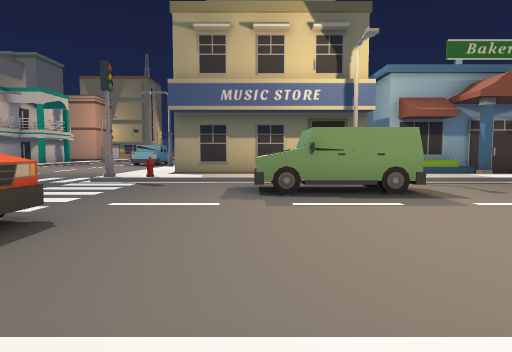
View 1 (above)

24 first-person views from a walk through a 3-D level made in the Unity game engine. The camera is 1.2 m above the floor, tilts 4° down and sees 75° across. The floor is counted in squares, 2 m on a side. Each view is taken from the middle of a square. On the plan, view 1 faces up. The plan holds only what a view shows up to about 10 squares ahead; the rest is blank. The place goes on beyond the plan. The player is left out. Some animated figures are left out.

View 2
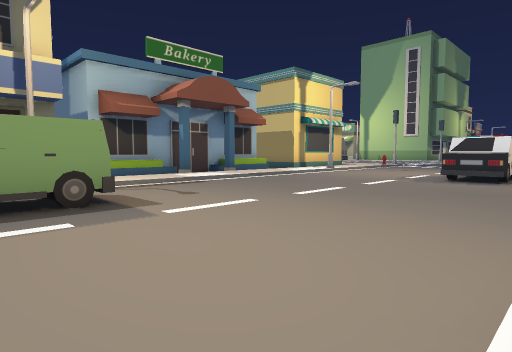

View 3
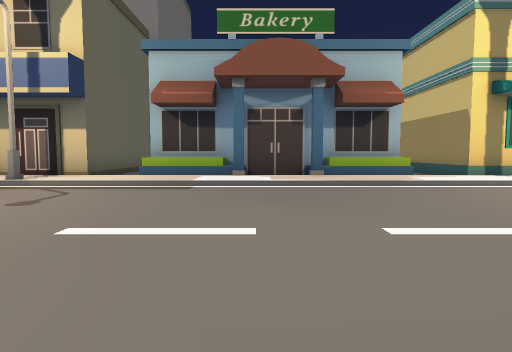

View 4
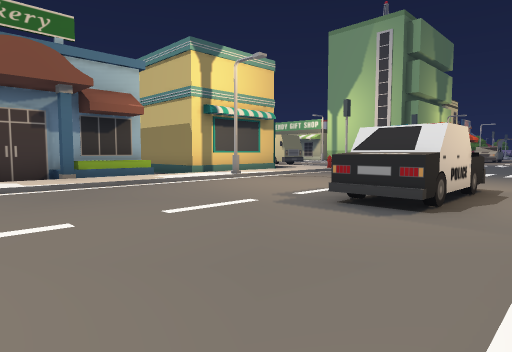

View 5
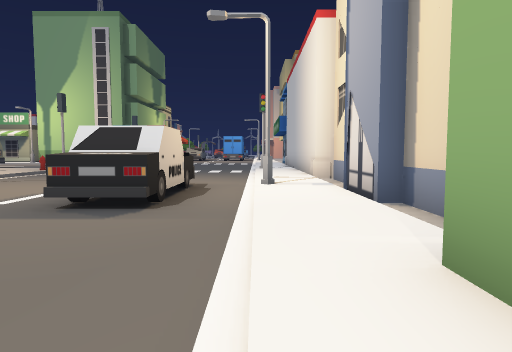

View 6
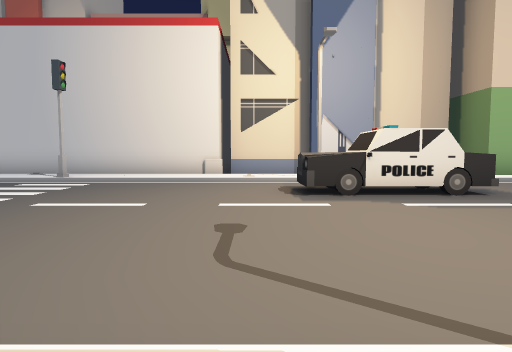

View 7
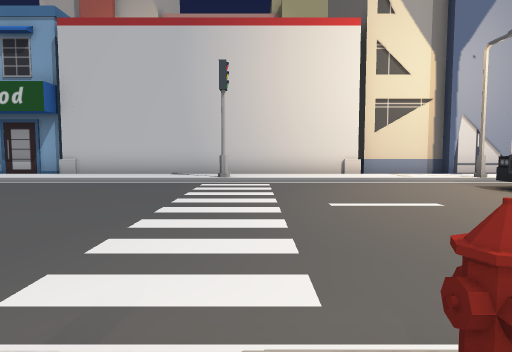

View 8
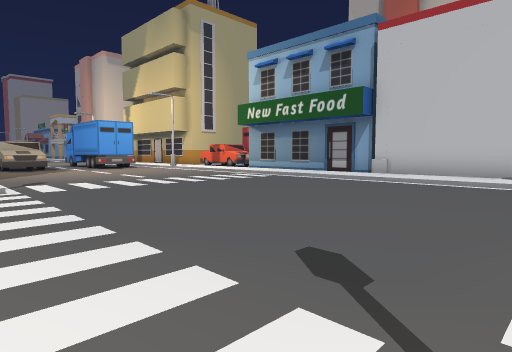

View 9
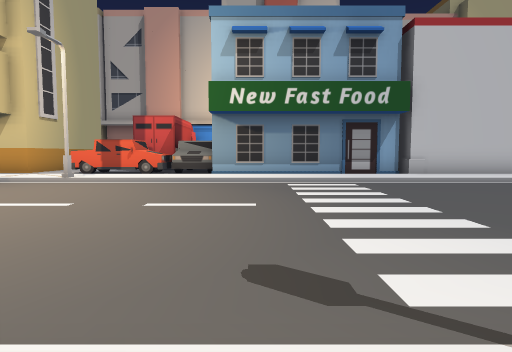

View 10
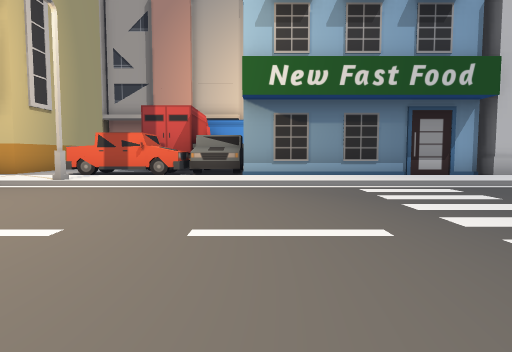

View 11
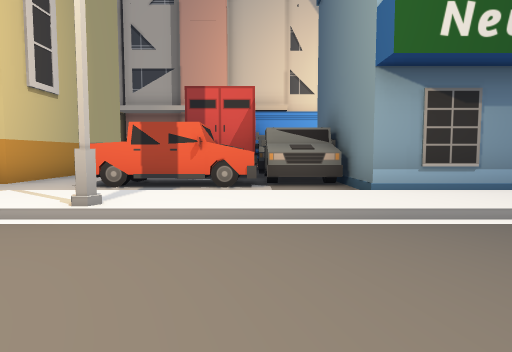

View 12
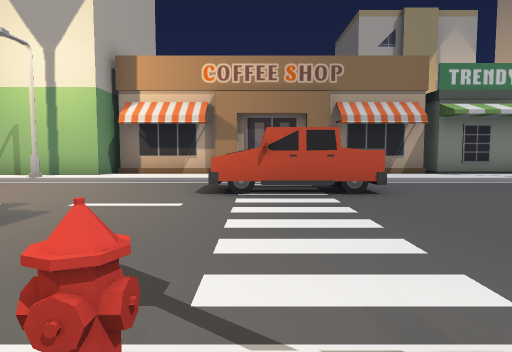

View 13
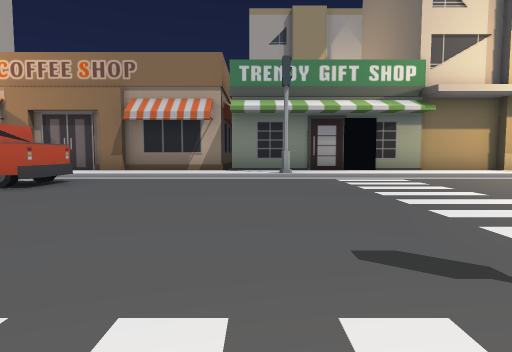

View 14
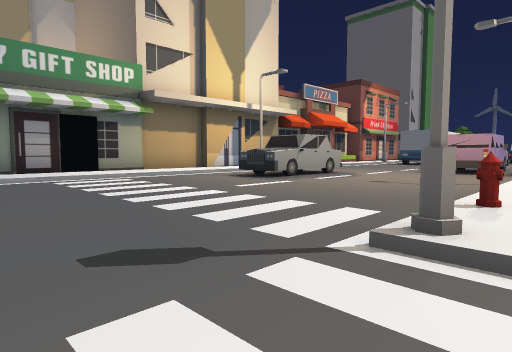

View 15
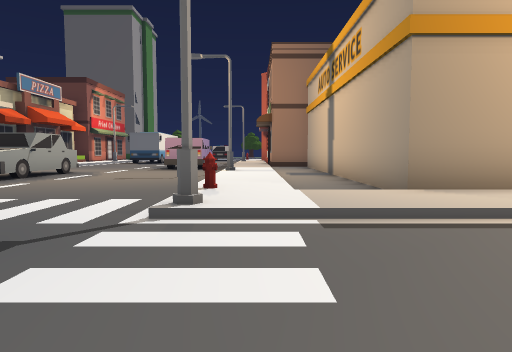

View 16
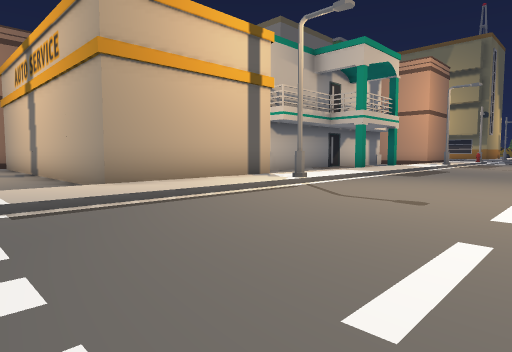

View 17
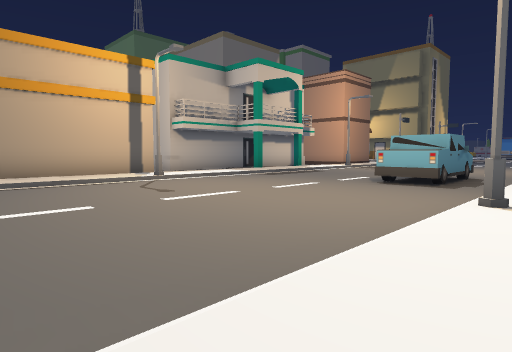

View 18
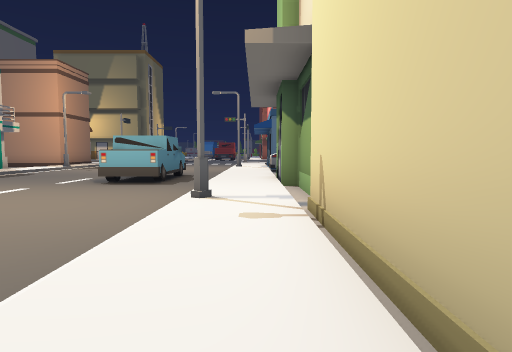

View 19
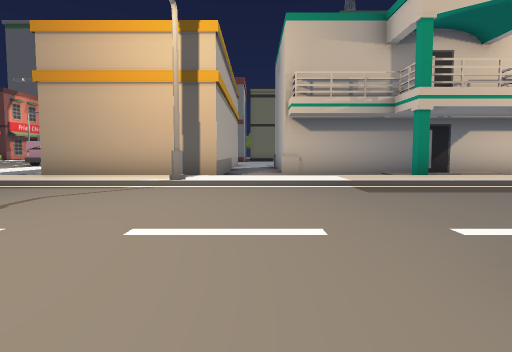

View 20
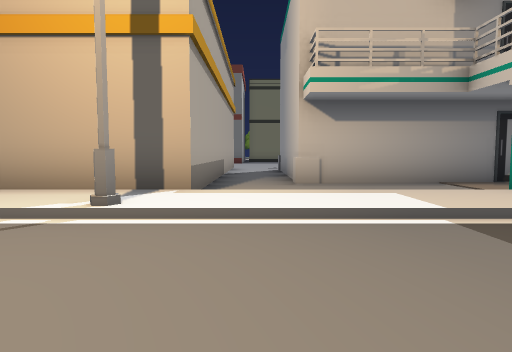

View 21
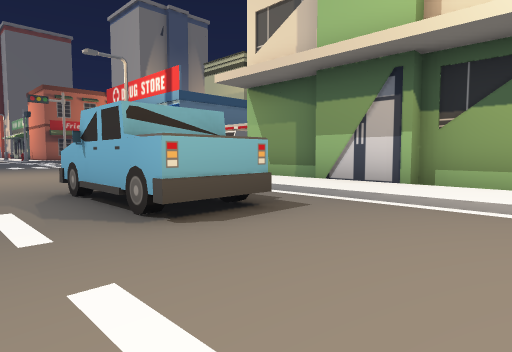

View 22
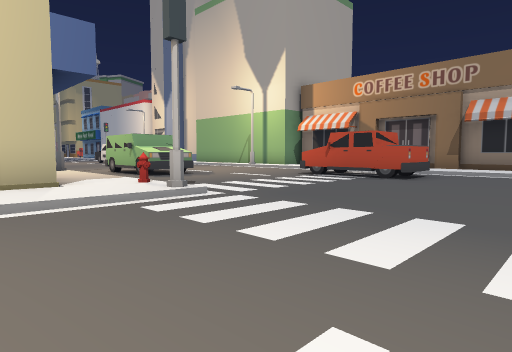

View 23
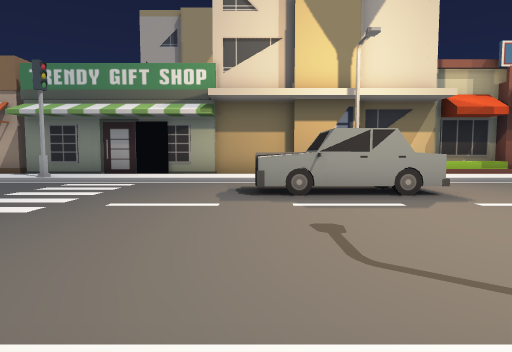

View 24
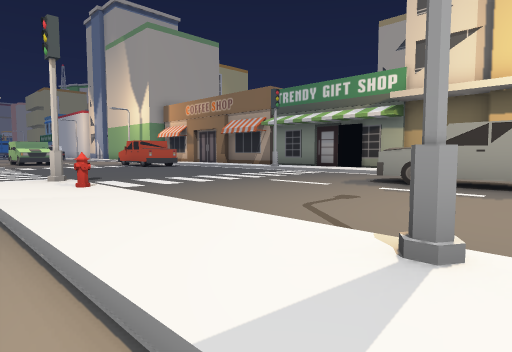

### Floor plan
Key: @ floor where view 1 was taken; # wall or solid block; . main floor; : floor 0.25 m higher than the main floor; / step, stairs or slope; ^ raised ledge; O other object.
Columns run from 18 left of view 1 to 33 right of it. Each row starts with its distance up from view 1.
 20    #..:/....OO/:O
 19    #..:/....OO/:O
 18    #..:/....OO/:O
 17 ####..:/....../:O
 16 ......:/....../:O
 15 OOOOOO:O......O:O
 14      O:/....../:#
 13      O:/....../:#
 12      O:/....../:#    # O      ^
 11 OOOOOO:/....../:#    # OOOOOOO^
 10 ......:/....../:######   OO   ##
  9 :::::::/....../:::::::///::///: :   :/....    :
  8 /O///O/#....../O////O/////////O/////O/...... ///
  7 ..................^##.............................
  6 ..................^##.............................
  5 ..................................................
  4 ...................................................
  3 OOOO.........OOOO...........OOOO....................
  2 ..O..........OOO ..............O....................
  1  O//////#///////////O/////////O//////#/////////////O
  0   ::::::::::::::::@:OOO  OO:::::::::::::::::::::::::
 -1 OOOOO###############      OOOOOOO#########OOOOOO....
 -2                                                OOOOO
 -3                                                OOOOO
 -4                                                  ##.
 -5                                                 O#

Where each view was taken, in squares from view 1:
view 1: 0 up, 0 right, facing up
view 2: 1 up, 1 right, facing up-right
view 3: 2 up, 7 right, facing up
view 4: 1 up, 6 right, facing up-right
view 5: 1 up, 6 right, facing right
view 6: 9 up, 14 right, facing down
view 7: 9 up, 18 right, facing down
view 8: 9 up, 19 right, facing down-right
view 9: 9 up, 28 right, facing down
view 10: 7 up, 29 right, facing down
view 11: 4 up, 31 right, facing down
view 12: 9 up, 3 left, facing down
view 13: 9 up, 9 left, facing down
view 14: 9 up, 9 left, facing down-left
view 15: 9 up, 8 left, facing left
view 16: 9 up, 7 left, facing up-left
view 17: 10 up, 3 left, facing up-left
view 18: 10 up, 3 left, facing up
view 19: 16 up, 5 left, facing left
view 20: 16 up, 8 left, facing left
view 21: 15 up, 8 left, facing up-right
view 22: 11 up, 8 left, facing down-right
view 23: 9 up, 15 left, facing down
view 24: 10 up, 18 left, facing down-right
